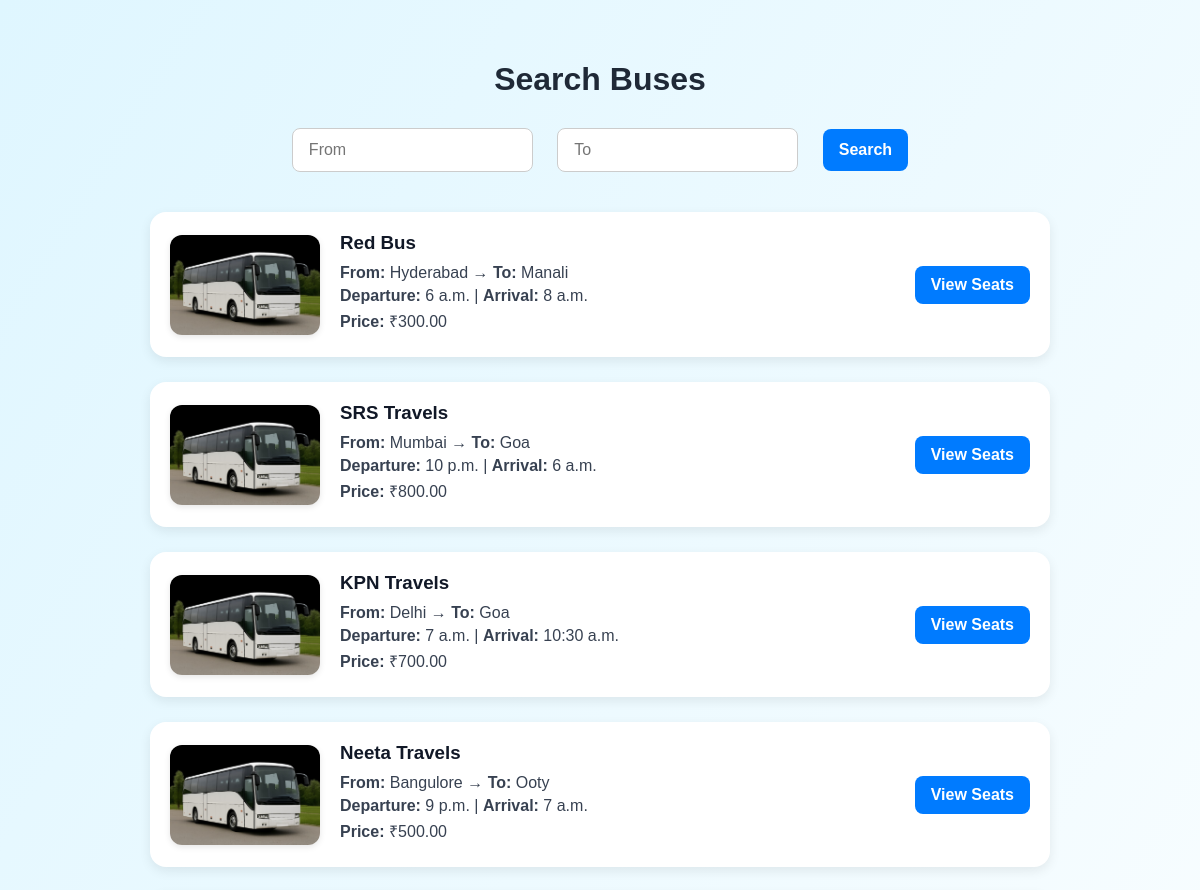
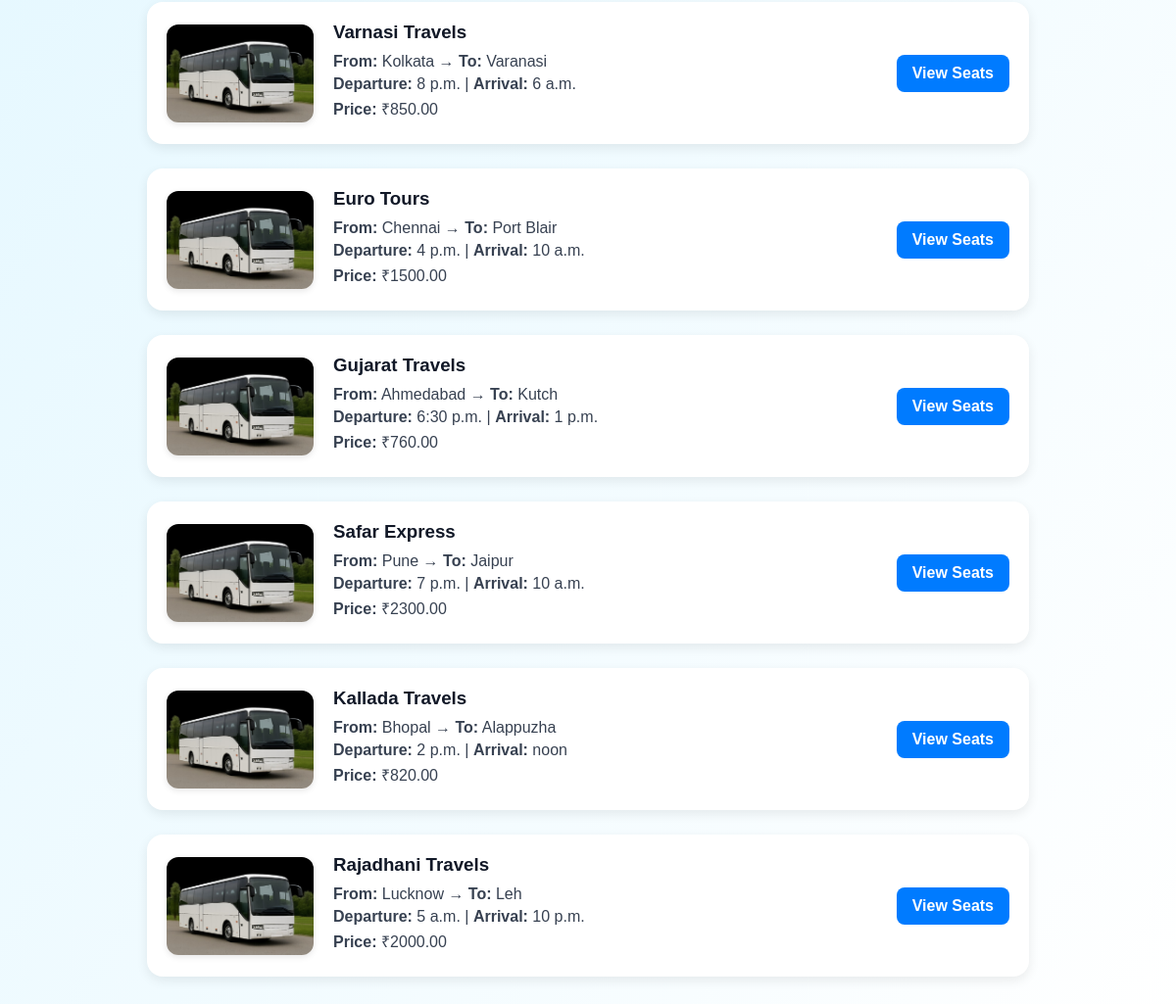
Screenshot of /bus_list/ (signed in) with the database file from the repository (2 pictures, top to bottom).
### Travel/models.py (models this page shows, shortened)
class Bus(models.Model):
    operator = models.CharField(max_length=100)
    source = models.CharField(max_length=100)
    destination = models.CharField(max_length=100)
    departure_time = models.TimeField()
    arrival_time = models.TimeField()
    price = models.DecimalField(max_digits=6, decimal_places=2)

### Travel/views.py (the view)
# urls.py: path('bus_list/', views.bus_list, name='bus_list'),
@login_required
def bus_list(request):
    source = request.GET.get('source')
    destination = request.GET.get('destination')
    if source and destination:
        buses = Bus.objects.filter(source__icontains=source, destination__icontains=destination)
    else:
        buses = Bus.objects.all()
    return render(request, 'bus_list.html', {'buses': buses})

### Travel/templates/bus_list.html (shortened to what this page needs)
{% load static %}
<!DOCTYPE html>
<html>
<head>
</head>
<body>
  <div class="container">
    <h1>Search Buses</h1>
    <form class="search-form" method="get">
      <input type="text" name="source" placeholder="From" value="{{ request.GET.source }}">
      <input type="text" name="destination" placeholder="To" value="{{ request.GET.destination }}">
      <button type="submit">Search</button>
    </form>
    {% if buses %}
      {% for bus in buses %}
        <div class="bus-card">
          <img src="{% static 'images/bus.jpg' %}" alt="Bus Image">
          <div class="bus-details">
            <h3>{{ bus.operator }}</h3>
            <p><strong>From:</strong> {{ bus.source }} → <strong>To:</strong> {{ bus.destination }}</p>
            <p><strong>Departure:</strong> {{ bus.departure_time }} | <strong>Arrival:</strong> {{ bus.arrival_time }}</p>
            <p><strong>Price:</strong> ₹{{ bus.price }}</p>
          </div>
          <a href="{% url 'view_seats' bus.id %}">View Seats</a>
        </div>
      {% endfor %}
    {% else %}
      <p class="no-result">No buses found for the selected route.</p>
    {% endif %}
  </div>
</body>
</html>

### Travel/templates/bus_list.html (style rules this page uses)
body { margin: 0; font-family: 'Poppins', sans-serif; background: linear-gradient(to bottom right, #dff6ff, #ffffff); background-attachment: fixed; padding: 40px; min-height: 100vh; }
.container { max-width: 900px; margin: auto; }
h1 { text-align: center; color: #1f2937; margin-bottom: 20px; }
.search-form { text-align: center; margin-bottom: 30px; }
.search-form input, .search-form button { padding: 12px 16px; margin: 10px; border-radius: 8px; border: 1px solid #ccc; font-size: 16px; }
.search-form button { background-color: #007BFF; color: white; font-weight: bold; cursor: pointer; border: none; transition: background 0.3s ease; }
.bus-card { background-color: #ffffff; border-radius: 16px; box-shadow: 0 4px 12px rgba(0,0,0,0.08); margin-bottom: 25px; display: flex; align-items: center; padding: 20px; gap: 20px; }
.bus-card img { width: 150px; height: 100px; object-fit: cover; border-radius: 12px; box-shadow: 0 2px 6px rgba(0,0,0,0.1); }
.bus-details { flex: 1; text-align: left; }
.bus-details h3 { margin: 0 0 10px; color: #111827; }
.bus-details p { margin: 5px 0; color: #374151; }
.bus-card a { background-color: #007BFF; color: white; padding: 10px 16px; text-decoration: none; border-radius: 8px; font-weight: 600; transition: background 0.3s ease; }

### rows the page displays
Bus: operator "Red Bus", source "Hyderabad", destination "Manali", departure_time "6 a.m.", arrival_time "8 a.m.", price "300.00"
Bus: operator "SRS Travels", source "Mumbai", destination "Goa", departure_time "10 p.m.", arrival_time "6 a.m.", price "800.00"
Bus: operator "KPN Travels", source "Delhi", destination "Goa", departure_time "7 a.m.", arrival_time "10:30 a.m.", price "700.00"
Bus: operator "Neeta Travels", source "Bangulore", destination "Ooty", departure_time "9 p.m.", arrival_time "7 a.m.", price "500.00"
Bus: operator "Varnasi Travels", source "Kolkata", destination "Varanasi", departure_time "8 p.m.", arrival_time "6 a.m.", price "850.00"
Bus: operator "Euro Tours", source "Chennai", destination "Port Blair", departure_time "4 p.m.", arrival_time "10 a.m.", price "1500.00"
Bus: operator "Gujarat Travels", source "Ahmedabad", destination "Kutch", departure_time "6:30 p.m.", arrival_time "1 p.m.", price "760.00"
Bus: operator "Safar Express", source "Pune", destination "Jaipur", departure_time "7 p.m.", arrival_time "10 a.m.", price "2300.00"
Bus: operator "Kallada Travels", source "Bhopal", destination "Alappuzha", departure_time "2 p.m.", arrival_time "noon", price "820.00"
Bus: operator "Rajadhani Travels", source "Lucknow", destination "Leh", departure_time "5 a.m.", arrival_time "10 p.m.", price "2000.00"
